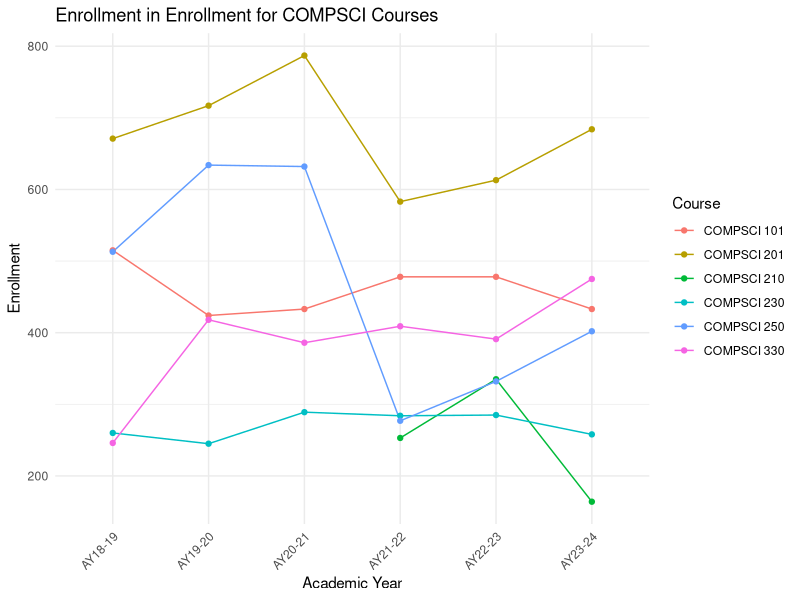
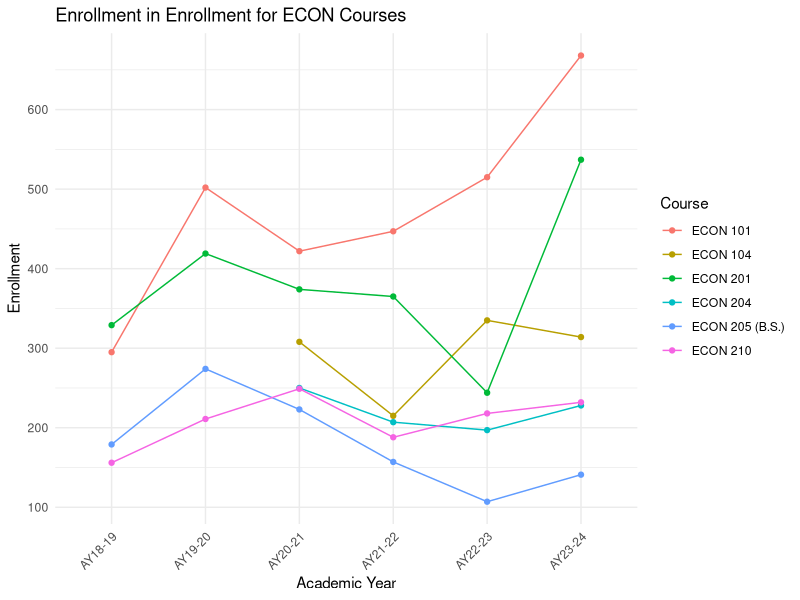
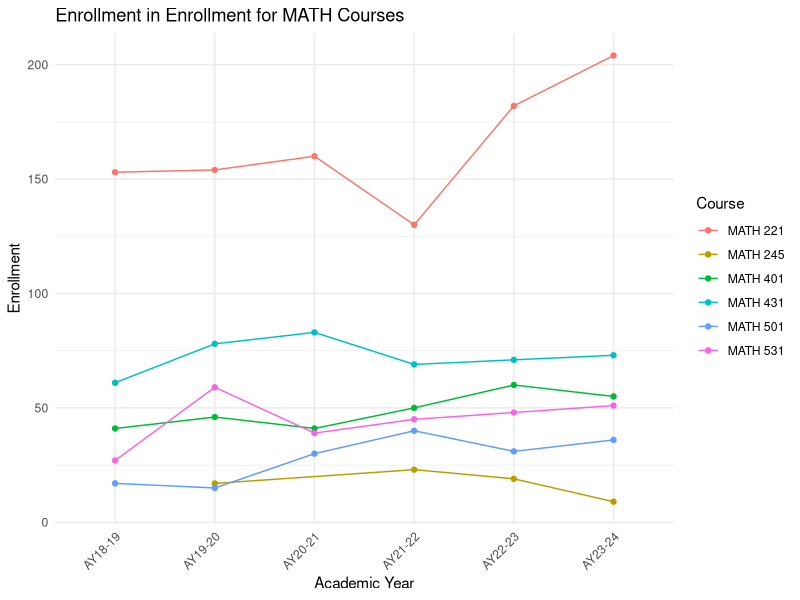
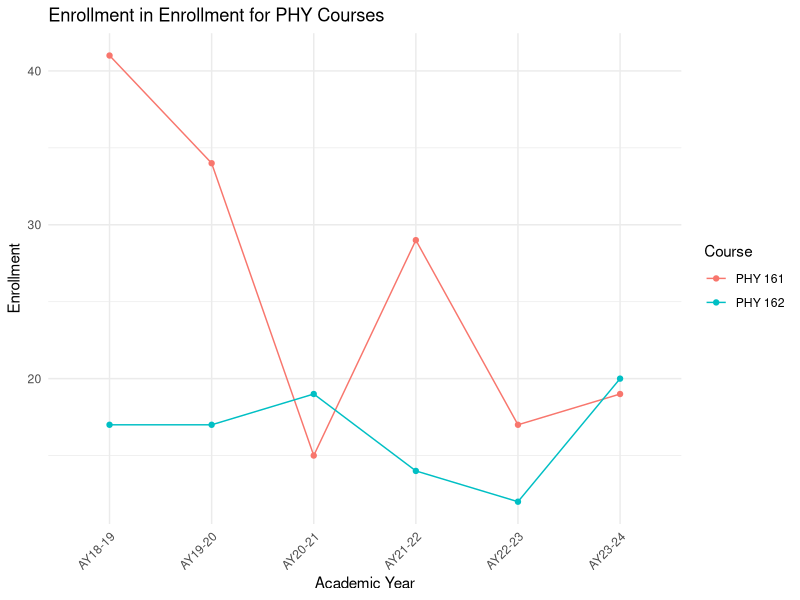
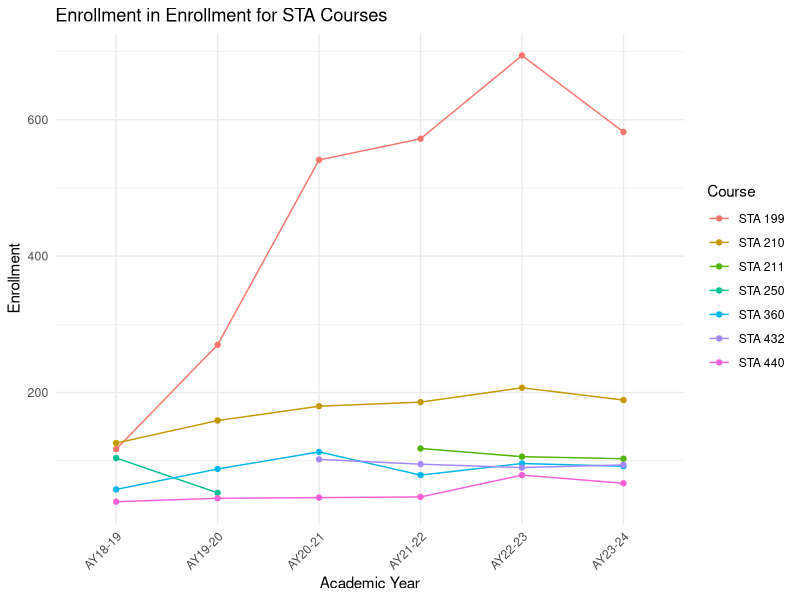
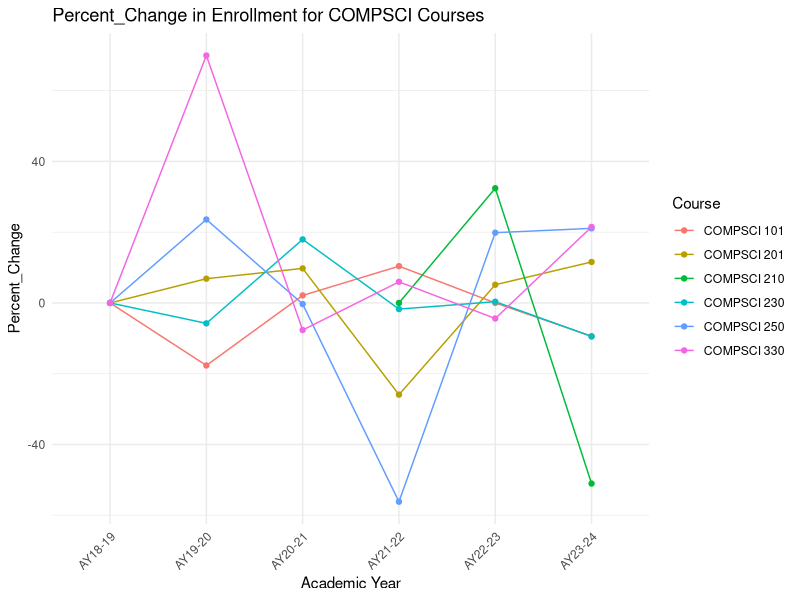
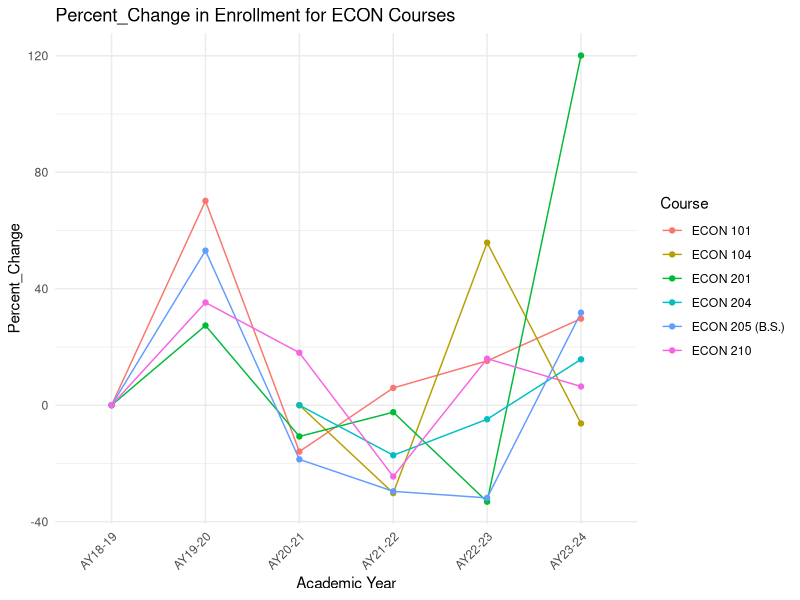
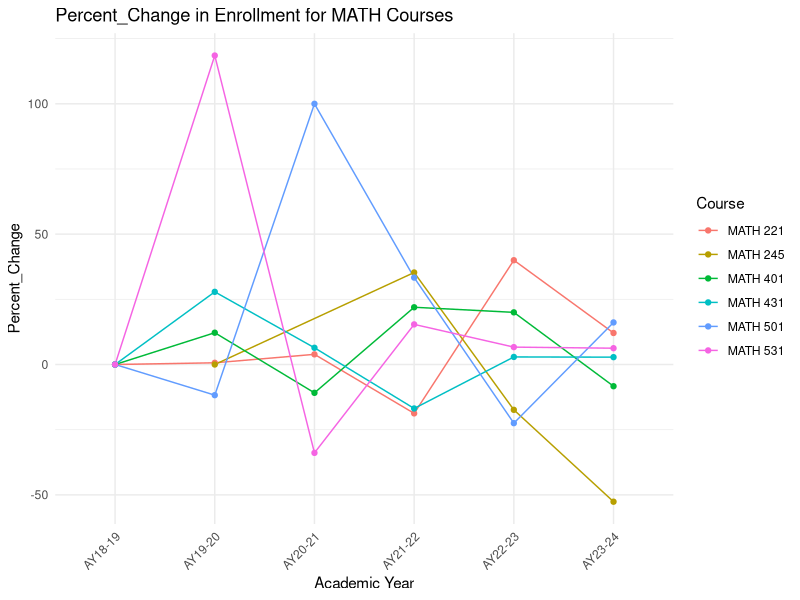

These figures' R source, in order:
## ---- chunk 1
options(warn = -1)
suppressPackageStartupMessages(library(dplyr))
suppressPackageStartupMessages(library(readr))
suppressPackageStartupMessages(library(tidyr))
suppressPackageStartupMessages(library(ggplot2))
suppressPackageStartupMessages(library(stringr))
## ---- chunk 2
# Load necessary libraries
library(dplyr)
library(readr)
library(tidyr)
library(ggplot2)
library(stringr)
## ---- chunk 3
# Load the data
data <- read_csv("data/data.csv")

colnames(data)[1] <- "Semester"

# Function to identify academic years based on semesters
identify_academic_year <- function(semester) {
  year <- substr(semester, 2, 4)
  if(substr(semester, 1, 1) == "F") {
    return(paste0("AY", year, "-", as.numeric(year) + 1))
  } else {
    return(paste0("AY", as.numeric(year) - 1, "-", year))
  }
}

# Add academic year column
data$AcademicYear <- sapply(data$Semester, identify_academic_year)

# Group data by academic year, then sum each course's enrollment numbers
yearly_sum <- data %>%
  group_by(AcademicYear) %>%
  summarise(across(-Semester, sum, na.rm = TRUE))

# Now, pivot the data to long format to identify active years easily
data_long <- yearly_sum %>%
  pivot_longer(-AcademicYear, names_to = "Course", values_to = "Enrollment")

# Identify years with any active enrollments (sum of enrollments across courses > 0)
active_years <- data_long %>%
  group_by(AcademicYear) %>%
  summarise(TotalEnrollment = sum(Enrollment, na.rm = TRUE)) %>%
  filter(TotalEnrollment > 0) %>%
  select(AcademicYear)

# Filter the original yearly_sum to include only active years
yearly_sum_active <- yearly_sum %>%
  filter(AcademicYear %in% active_years$AcademicYear)

# Print the yearly sum of enrollments for each course in active years
print(yearly_sum_active)

## ---- chunk 4

# Pivot the data to a long format for easier calculations
data_long <- yearly_sum %>%
  pivot_longer(-AcademicYear, names_to = "Course", values_to = "Enrollment") %>%
  filter(Enrollment > 0) # Ensure we only consider courses with enrollments

# Fill in missing enrollments with 0 for courses not offered in some years
data_long <- data_long %>%
  group_by(Course, AcademicYear) %>%
  summarize(Enrollment = sum(Enrollment, na.rm = TRUE), .groups = 'drop')

# Calculate the percentage change
data_long <- data_long %>%
  arrange(Course, AcademicYear) %>%
  group_by(Course) %>%
  mutate(Percent_Change = if_else(Enrollment == 0, 0, (Enrollment - lag(Enrollment, default = first(Enrollment))) / lag(Enrollment, default = first(Enrollment)) * 100)) %>%
  ungroup()

# Replace NA in Percent_Change with 0 for the first year a course is introduced
data_long$Percent_Change[is.na(data_long$Percent_Change)] <- 0

# View the result
print(data_long)
## ---- chunk 5

# Identify unique course prefixes (assuming course codes are consistent in format)
course_prefixes <- unique(gsub("([A-Z]+).*", "\\1", data_long$Course))

# Print course prefixes for verification
print(course_prefixes)

# Function to plot data for each subject area
plot_subject_area <- function(data, metric, course_prefixes) {
  for(prefix in course_prefixes) {
    current_data <- data %>% 
      filter(str_detect(Course, pattern = paste0("^", prefix))) %>%
      arrange(Course, AcademicYear)
    
    p <- ggplot(current_data, aes(x = AcademicYear, y = !!sym(metric), color = Course, group = Course)) +
      geom_line() +
      geom_point() +
      theme_minimal() +
      labs(title = paste(metric, "in Enrollment for", prefix, "Courses"),
           x = "Academic Year", y = metric, color = "Course") +
      theme(axis.text.x = element_text(angle = 45, hjust = 1))
    
    print(p)
  }
}

# Identify unique course prefixes
course_prefixes <- unique(str_extract(data_long$Course, "^[A-Z]+"))

# Plot total enrollments for each subject area
plot_subject_area(data_long, "Enrollment", course_prefixes)

# Plot percentage change for each subject area
plot_subject_area(data_long, "Percent_Change", course_prefixes)


## ---- chunk 6

# Loop through each course prefix to fit linear models
model_results <- list()
for(prefix in course_prefixes) {
  # Filter data for the current prefix
  department_subset <- data_long %>%
    filter(grepl(paste0("^", prefix), Course)) %>%
    group_by(AcademicYear) %>%
    summarize(TotalEnrollment = sum(Enrollment, na.rm = TRUE), .groups = 'drop') %>%
    mutate(AcademicYearNumeric = as.numeric(factor(AcademicYear)))

  # Fit the linear model
  model <- lm(TotalEnrollment ~ AcademicYearNumeric, data = department_subset)
  model_results[[prefix]] <- list("model" = model, "data" = department_subset)
}

# Optionally, print summary of models for each prefix
# lapply(model_results, function(x) summary(x$model))

## ---- chunk 7

for(prefix in course_prefixes) {
  department_subset <- model_results[[prefix]]$data
  p <- ggplot(department_subset, aes(x = AcademicYearNumeric, y = TotalEnrollment)) +
    geom_line(aes(color = prefix), size = 1) +  # Line for each prefix
    geom_point(aes(color = prefix), size = 3) +  # Dots for each data point
    geom_smooth(method = "lm", se = FALSE, linetype = "dashed", color = "black", size = 1) +  # Black, dashed trendline
    scale_x_continuous(breaks = department_subset$AcademicYearNumeric, labels = department_subset$AcademicYear) +  # Adjust x-axis labels for readability
    labs(title = paste("Total Enrollment Trend for", prefix),
         x = "Academic Year", y = "Total Enrollment",
         color = "Course", linetype = "Trendline") +  # Adjust legend title for linetype
    theme_minimal() +
    theme(axis.text.x = element_text(angle = 45, hjust = 1))

  print(p)
}



